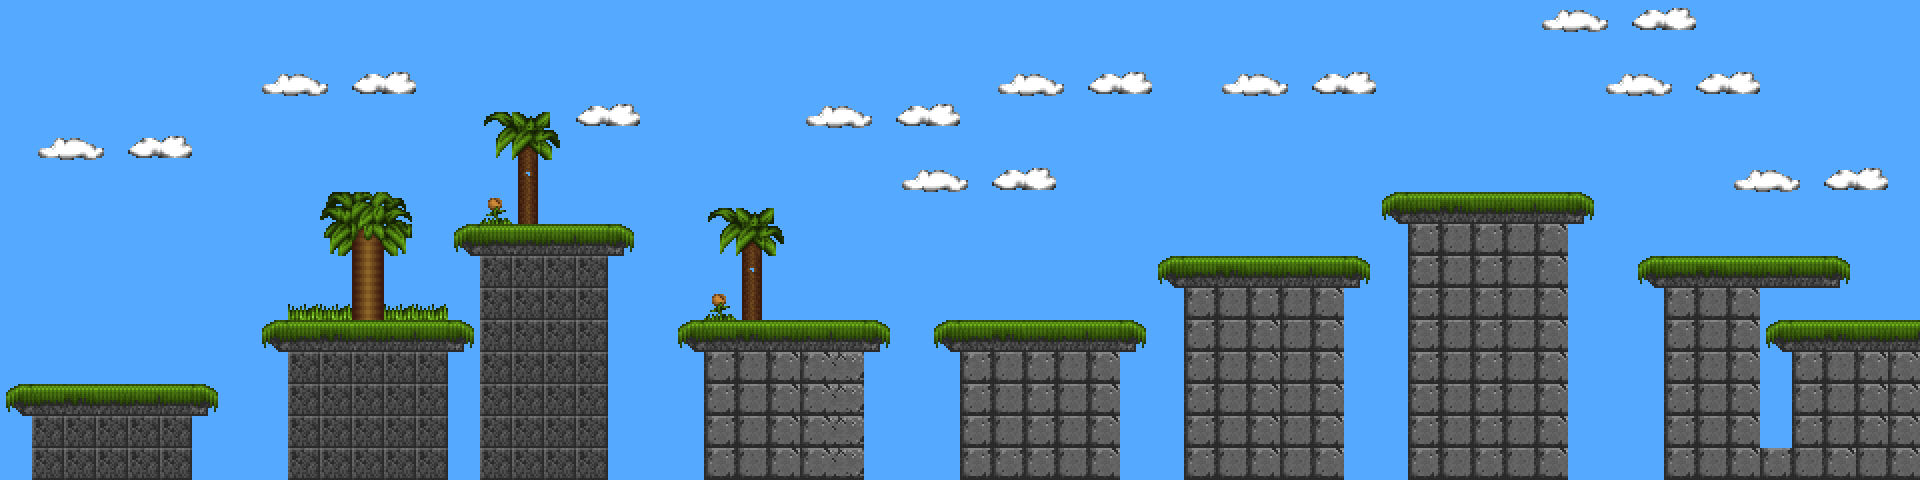

A 2D game scene composited from a Tiled map and its tileset images. What follows is a short description and the map's XML, with each tile layer's data collapsed to a summary:
An orthogonal 60x15 tile map with 32x32 px tiles, 1 tile layer (Tile Layer 1), 2 tilesets.

<map version="1.0" orientation="orthogonal" renderorder="right-down" width="60" height="15" tilewidth="32" tileheight="32" backgroundcolor="#55aaff" nextobjectid="6">
 <properties>
  <property name="helicopter" value="assets/helicopter.png" />
 </properties>
 <tileset firstgid="1" name="blocks1" tilewidth="32" tileheight="32" spacing="2" margin="2" tilecount="198" columns="18">
  <image source="blocks1.png" width="614" height="376" />
 </tileset>
 <tileset firstgid="199" name="blocks2" tilewidth="32" tileheight="32" spacing="2" margin="2" tilecount="198" columns="18">
  <image source="blocks2.png" width="614" height="376" />
 </tileset>
 <layer name="Tile Layer 1" width="60" height="15">
  <data>[900 cells, 341 non-empty, 36 distinct tile ids]</data>
 </layer>
</map>
